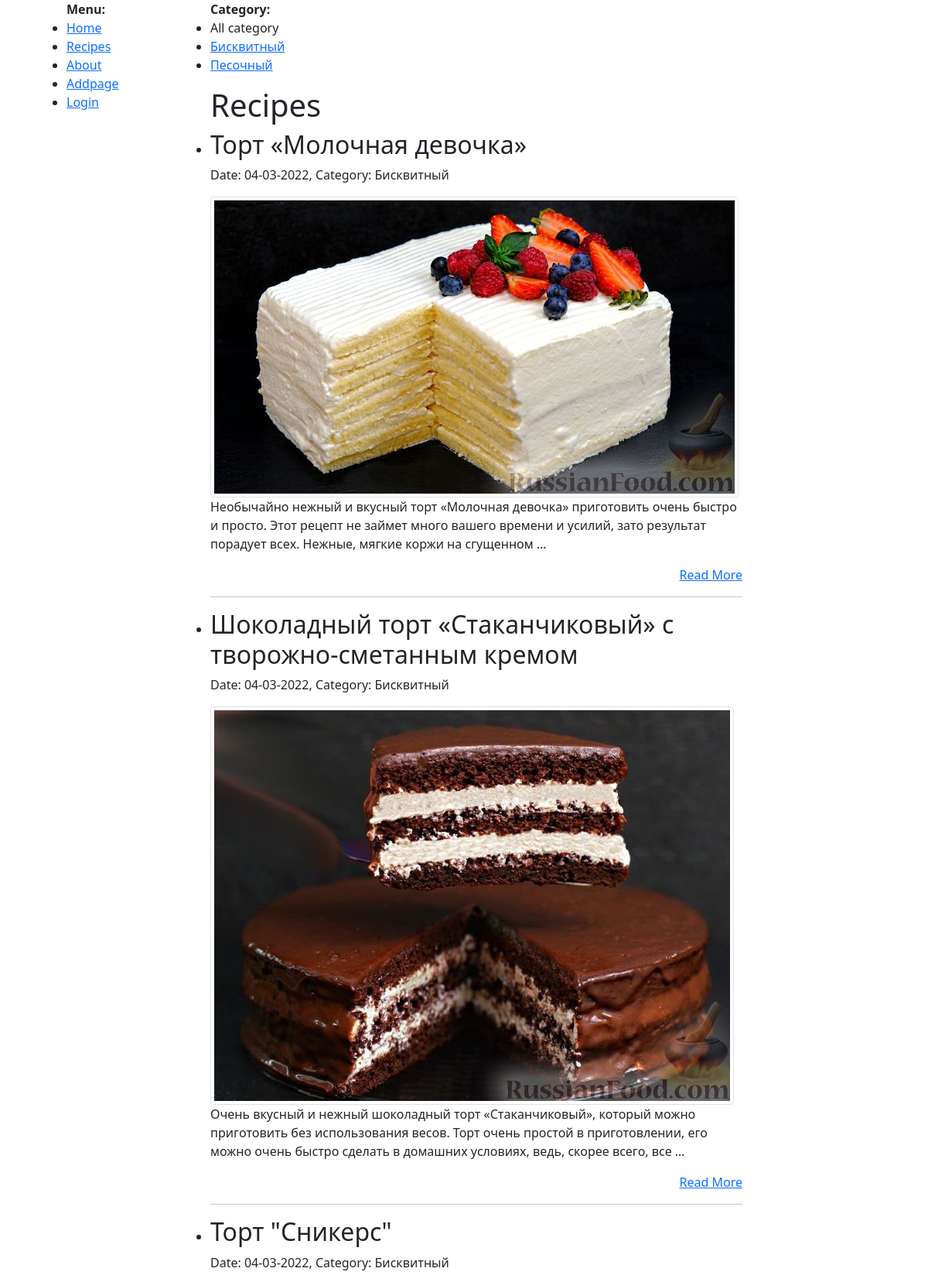
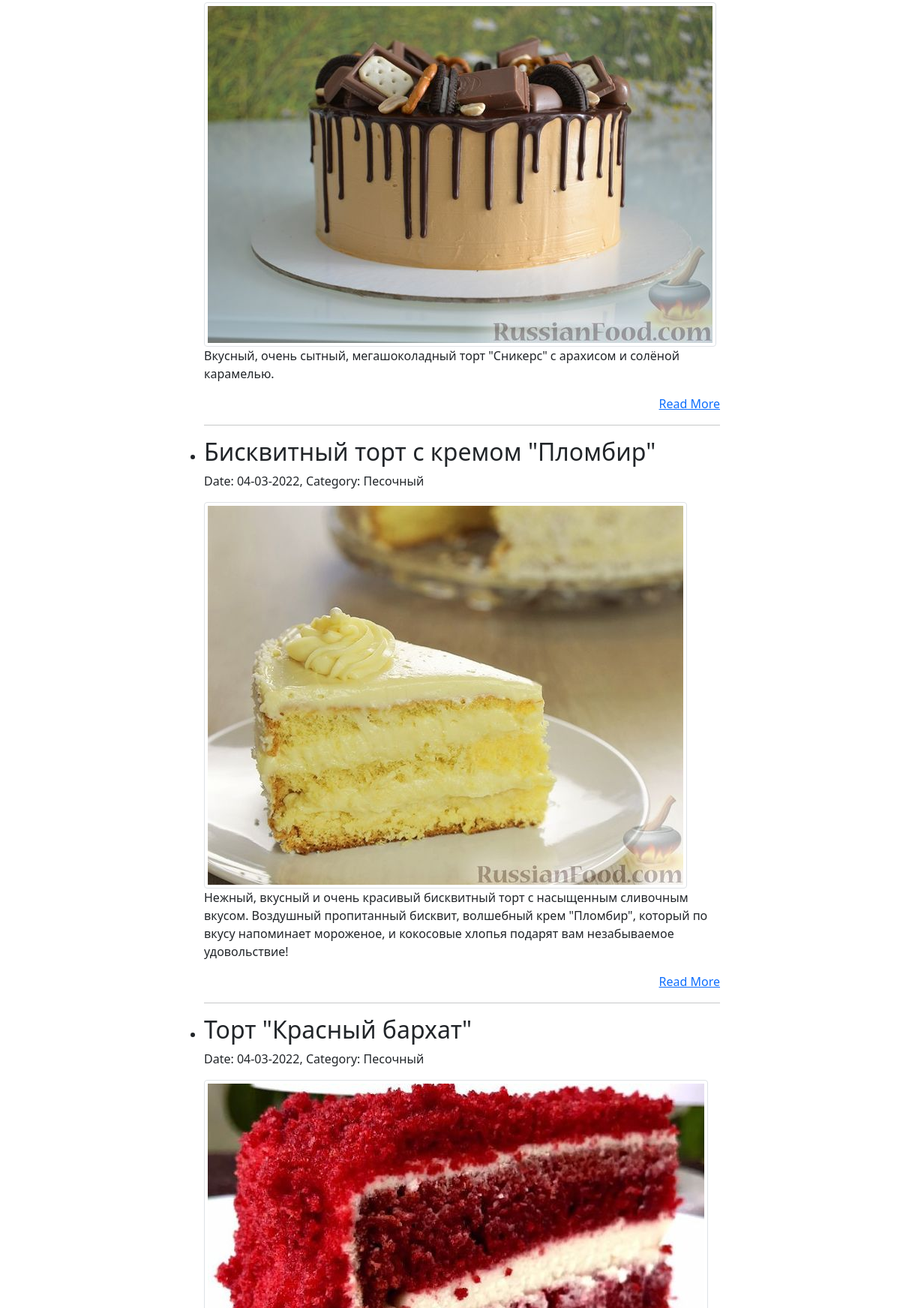
Page /recipes (upper part) on the committed database (2 pictures, top to bottom).
### shop/models.py (models this page shows, shortened)
class Category(models.Model):
    name = models.CharField(max_length=100, db_index=True)
    slug = models.SlugField(max_length=255, unique=True, db_index=True, verbose_name='URL')
    def __str__(self):
        return self.name
    def get_absolute_url(self):
        return reverse('category', kwargs={'cat_id': self.pk})

class Cake(models.Model):
    title = models.CharField(max_length=255, verbose_name='Заголовок')
    slug = models.SlugField(max_length=255, unique=True, db_index=True, verbose_name='URL')
    content = models.TextField(blank=True, verbose_name='Описание')
    photo = models.ImageField(upload_to="photo/")
    time_create = models.DateTimeField(auto_now_add=True)
    time_update = models.DateTimeField(auto_now=True)
    is_pub = models.BooleanField(default=True)
    cat = models.ForeignKey('Category', on_delete=models.PROTECT)
    def get_absolute_url(self):
        return reverse('post', kwargs={'post_slug': self.slug})
    class Meta:
        verbose_name = 'Торты'
        verbose_name_plural = 'Торты'
        ordering = ['time_create', 'title']

### shop/views.py (the view)
# urls.py: path('recipes', recipes, name="recipes"),
def recipes(request):
    posts = Cake.objects.all()
    cats = Category.objects.all()
    context = {
        'title': menu[1]['title'],
        'cats': cats,
        'menu': menu,
        'posts': posts,
        'cat_selected': 0
    }
    return render(request, "shop/recipes.html", context=context)

### shop/templates/shop/recipes.html (shortened to what this page needs)
{% extends 'shop/base.html' %}
{% block content %}
<ul>
<b> Category: </b>
{% if cat_selected == 0 %}
    <li> All category </li>
{% else %}
    <li> <a href=" {% url 'recipes' %} "> All category </a> </li>
{% endif %}
{% for c in cats %}
    {% if c.pk == cat_selected %}
        <li> {{c.name}}  </li>
    {% else %}
        <li> <a href="{{ c.get_absolute_url }}"> {{c.name}} </a> </li>
    {% endif %}
{% endfor %}
</ul>
<ul>
    <h1> {{title}}  </h1>
    {% for p in posts %}
     <li>
         <h2>{{p.title}}</h2>
         <p> Date: {{ p.time_update|date:'d-m-Y' }}, Category: {{ p.cat }}</p>
         {% if p.photo %}
            <img src="{{ p.photo.url }}" class="img-thumbnail" alt="...">
         {% endif %}
         {{p.content|linebreaks|truncatewords:30}}
         <p align="right"> <a href="{{ p.get_absolute_url }}"> Read More </a></p>
     </li>
     <hr>
    {% endfor %}
</ul>
{% endblock %}

### shop/templates/shop/base.html (shortened to what this page needs)
{% load static %}
<!DOCTYPE html>
<html lang="en">
<head>
    <link type="text/css" href="{% static 'shop/css/bootstrap.min.css' %}" rel="stylesheet" />
</head>
<body>
<div class="container-lg">
<div class="container">
  <div class="row">
    <div class="col col-lg-2">
{% block main_menu %}
    <ul>
        <b> Menu: </b>
    {% for i in menu %}
        <li> <a href="{% url i.url_name %}"> {{i.title}} </a> </li>
    {% endfor %}
    </ul>
{% endblock %}
     </div>
    <div class="col col-lg-8">
{% block content %}
{% endblock %}
    </div>
  </div>
</div>
</div>
</body>
</html>

### rows in the picture
Category: name "Бисквитный"
Category: name "Песочный"
Cake: title "Торт «Молочная девочка»", time_update "04-03-2022", cat "Бисквитный", photo (picture), content "Необычайно нежный и вкусный торт «Молочная девочка» приготовить очень быстро и просто. Этот рецепт не займет много вашего времени и усилий, зато результат порадует всех. Нежные, мягкие коржи на сгущенном …"
Cake: title "Шоколадный торт «Стаканчиковый» с творожно-сметанным кремом", time_update "04-03-2022", cat "Бисквитный", photo (picture), content "Очень вкусный и нежный шоколадный торт «Стаканчиковый», который можно приготовить без использования весов. Торт очень простой в приготовлении, его можно очень быстро сделать в домашних условиях, ведь, скорее всего, все …"
Cake: title "Торт \"Сникерс\"", time_update "04-03-2022", cat "Бисквитный", photo (picture), content "Вкусный, очень сытный, мегашоколадный торт \"Сникерс\" с арахисом и солёной карамелью."
Cake: title "Бисквитный торт с кремом \"Пломбир\"", time_update "04-03-2022", cat "Песочный", photo (picture), content "Нежный, вкусный и очень красивый бисквитный торт с насыщенным сливочным вкусом. Воздушный пропитанный бисквит, волшебный крем \"Пломбир\", который по вкусу напоминает мороженое, и кокосовые хлопья подарят вам незабываемое удовольствие!"
Cake: title "Торт \"Красный бархат\"", time_update "04-03-2022", cat "Песочный", photo (picture)

### other values in the picture
{{ i.title }} "Home" "Recipes" "About" "Addpage" "Login"
{{ title }} "Recipes"
